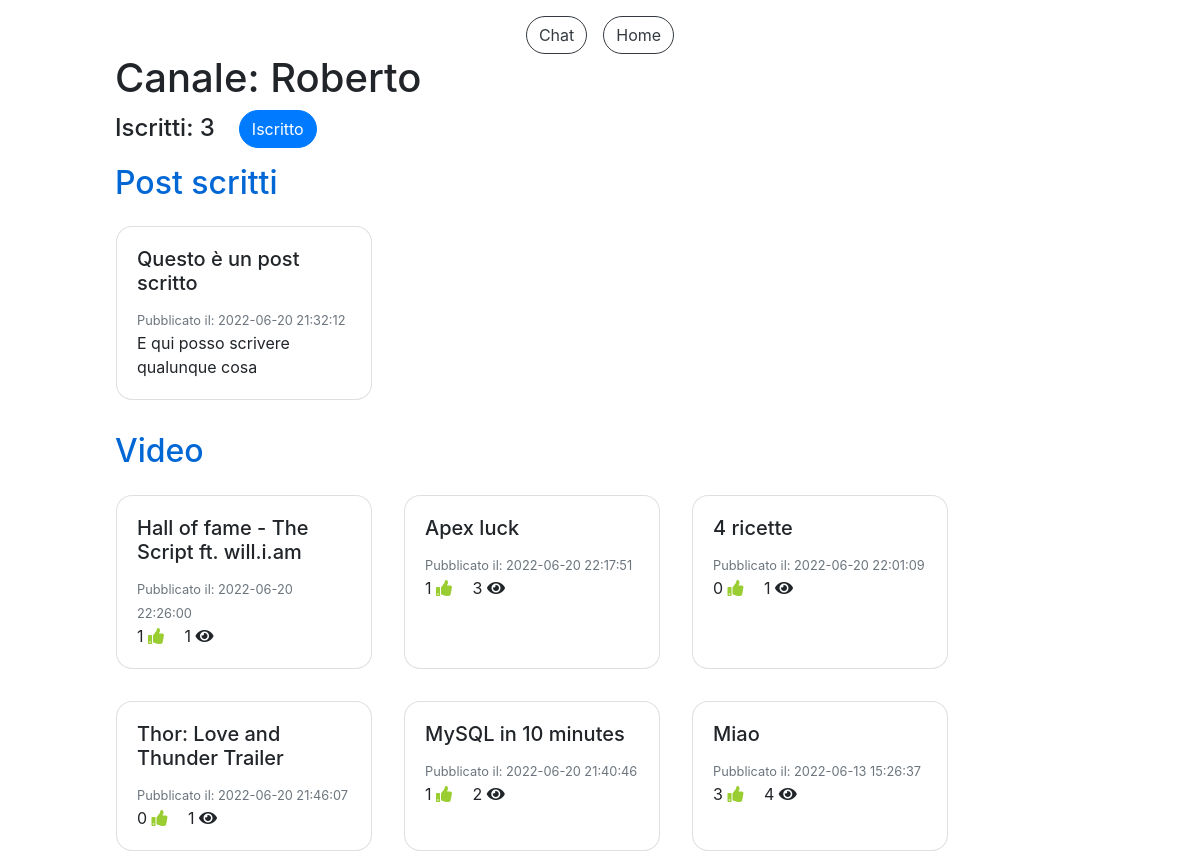
/canale.php?canale=Roberto (signed in), run on an earlier commit of the app's database.
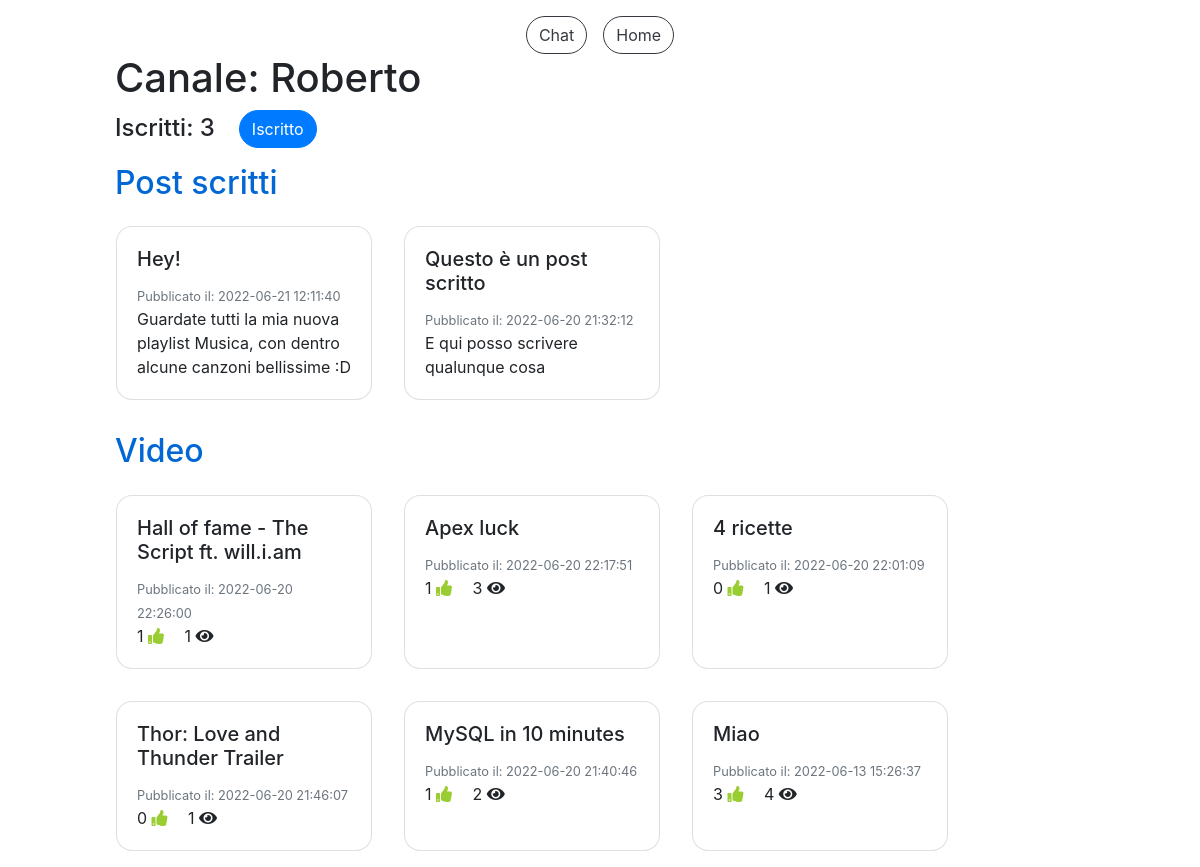
And on a later commit of the database.
### tables this page shows
CREATE TABLE `accounts` (
  `IdAccount` int(11) NOT NULL,
  `Username` varchar(40) NOT NULL,
  `Mail` varchar(40) NOT NULL,
  `Password` varchar(100) NOT NULL,
  `Canale` tinyint(1) NOT NULL,
  `NumeroIscritti` int(11) DEFAULT NULL
);

CREATE TABLE `post_scritti` (
  `IdPost` int(11) NOT NULL,
  `Titolo` varchar(40) NOT NULL,
  `DataPubblicazione` datetime NOT NULL DEFAULT current_timestamp(),
  `TestoPost` varchar(400) NOT NULL,
  `IdAccount` int(11) NOT NULL
);

CREATE TABLE `video` (
  `IdVideo` int(11) NOT NULL,
  `Titolo` varchar(100) NOT NULL,
  `SorgenteVideo` varchar(300) NOT NULL,
  `DataPubblicazione` datetime NOT NULL DEFAULT current_timestamp(),
  `NumeroLike` int(11) NOT NULL DEFAULT 0,
  `NumeroVisualizzazioni` int(11) NOT NULL DEFAULT 0,
  `IdAccount` int(11) NOT NULL
);

### canale.php (the view, shortened to what this page needs)
<!DOCTYPE html>
<html>
<head>
  <link rel="stylesheet" href="css/style.css">
  <link rel="stylesheet" href="css/custom_style.css">
</head>
<body>
  <?php
    include("check_canale.php");
  ?>
  <div class="container-fluid pt-3">
    <div class="row justify-content-center">
      <?php
        echo '<button type="button" class="btn btn-outline-dark mr-3" onclick="location.href=\'chat.php?username='. $_GET["canale"] .'\'">Chat</button>';
      ?>
      <button type="button" class="btn btn-outline-dark" onclick="location.href='home.php'">Home</button>
    </div>
    <div class="row justify-content-center">
      <div class="col-10">
        <h1>Canale: <?php echo $_GET["canale"]; ?></h1>
        <h4>Iscritti:
        <?php
          $sql="SELECT * FROM Accounts WHERE Username=?";
          $query=$db->prepare($sql);
          $dati=array($_GET["canale"]);
          $query->execute($dati);
          $ris=$query->fetchAll();
          foreach($ris as $row) {
            echo $row["NumeroIscritti"];
            $idCanale=$row["IdAccount"];
          }
          $sql="SELECT * FROM Iscrizioni i WHERE IdCanale=? AND IdIscritto=?";
          $query=$db->prepare($sql);
          $dati=array($idCanale, $_SESSION["loginID"]);
          $query->execute($dati);
          $ris=$query->fetchAll();
          if(count($ris)>0) {
            echo '<button type="button" class="btn btn-primary ml-4" onclick="location.href=\'iscrizione.php?canale='. $_GET["canale"] .'&iscrizione=0\'">Iscritto</button>';
          } else {
            if($row["IdAccount"]!=$_SESSION["loginID"]) {
              echo '<button type="button" class="btn btn-outline-primary ml-4" onclick="location.href=\'iscrizione.php?canale='. $_GET["canale"] .'&iscrizione=1\'">Iscriviti</button>';
            }
          }
        ?>
        </h4>
        <h2 class="titleText mt-3">Post scritti</h2>
        <div class="row">
          <?php
          $sql="SELECT * FROM Post_Scritti s, Accounts a WHERE a.IdAccount=s.IdAccount AND a.Username=? ORDER BY s.DataPubblicazione DESC";
          $query=$db->prepare($sql);
          $dati=array($_GET["canale"]);
          $query->execute($dati);
          $ris=$query->fetchAll();
          foreach($ris as $row) {
            echo '<div class="card m-3 card-post" style="width: 16rem;">
                    <div class="card-body card-post" onclick="location.href=\'post.php?postID='.$row["IdPost"].'\'">
                      <h5 class="card-title card-post">'. $row["Titolo"] .'</h5>
                      <p class="card-text card-post">
                        <small class="text-muted">Pubblicato il: '. $row["DataPubblicazione"] .'</small><br>
                        '. $row["TestoPost"] .'<br>
                      </p>
                    </div>
                  </div>';
          }
          ?>
        </div>
        <h2 class="titleText mt-3">Video</h2>
        <div id="postVideo" class="row">
          <?php
          $sql="SELECT * FROM Video v JOIN Accounts a ON v.IdAccount=a.IdAccount WHERE a.Username=? ORDER BY v.DataPubblicazione DESC";
          $query=$db->prepare($sql);
          $dati=array($_GET["canale"]);
          $query->execute($dati);
          $ris=$query->fetchAll();
          foreach($ris as $row) {
            $sql="SELECT * FROM Video v, Visualizzazioni vis, Accounts a WHERE v.IdVideo=vis.IdVideo AND a.IdAccount=vis.IdAccount AND vis.IdAccount=? AND v.IdVideo=?";
            $query=$db->prepare($sql);
            $dati=array($_SESSION["loginID"], $row["IdVideo"]);
            $query->execute($dati);
            $risVis=$query->fetchAll();
            $tempoVis=-1;
            foreach($risVis as $vis) {
              $tempoVis=$vis["TempoVisualizzazione"];
            }
            echo '<div class="card card-video m-3" style="width: 16rem;">
                    <div class="card-body card-video" onclick="location.href=\'video.php?id='. $row["IdVideo"] .'&titolo='. $row["Titolo"] .'&video='. $row["SorgenteVideo"] .'&time='. $tempoVis .'\'">
                      <h5 class="card-title card-video">'. $row["Titolo"] .'</h5>
                      <p class="card-text card-video">
                        <small class="text-muted">Pubblicato il: '. $row["DataPubblicazione"] .'</small><br>
                        '. $row["NumeroLike"] .' <i class="fa fa-thumbs-up mr-3"></i>
                        '. $row["NumeroVisualizzazioni"] .' <i class="fa fa-eye"></i>
                      </p>
                    </div>
                  </div>';
          }
          ?>
        </div>
      </div>
    </div>
  </div>
</body>
</html>

What changed in the data, as far as the page shows it:
added post_scritti: Titolo "Hey!", DataPubblicazione "2022-06-21 12:11:40", TestoPost "Guardate tutti la mia nuova playlist Musica, con dentro alcune canzoni bellissime :D"
